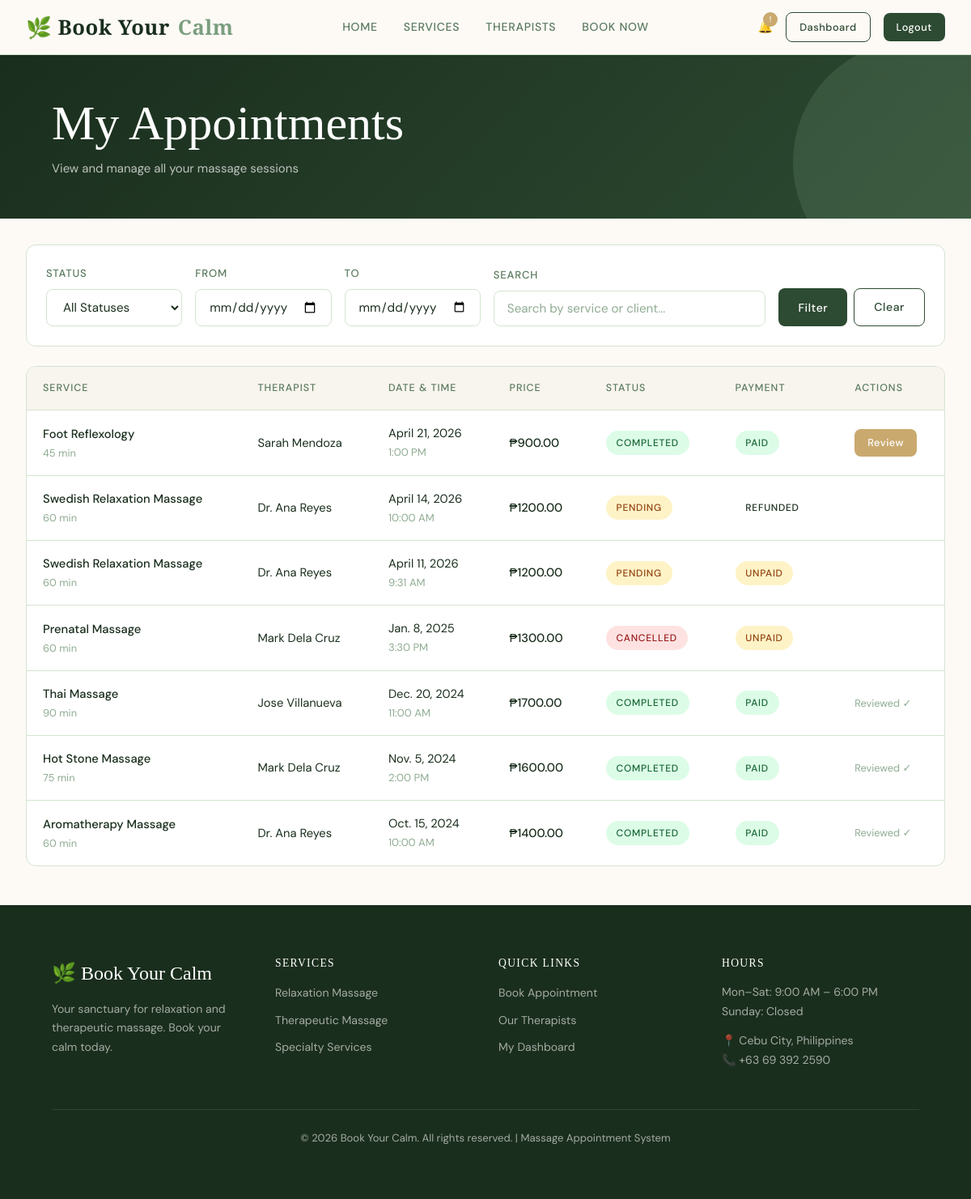
Screenshot of /my-appointments/ (signed in) with the database file from the repository.
### appointments/models.py (models this page shows, shortened)
class Appointment(models.Model):
    STATUS_CHOICES = [
        ('pending', 'Pending'),
        ('confirmed', 'Confirmed'),
        ('completed', 'Completed'),
        ('cancelled', 'Cancelled'),
    ]
    PAYMENT_STATUS = [
        ('unpaid', 'Unpaid'),
        ('paid', 'Paid'),
        ('refunded', 'Refunded'),
    ]
    client = models.ForeignKey(User, on_delete=models.CASCADE, related_name='appointments')
    service = models.ForeignKey(MassageService, on_delete=models.PROTECT)
    therapist = models.ForeignKey(Therapist, on_delete=models.SET_NULL, null=True, blank=True)
    appointment_date = models.DateField()
    appointment_time = models.TimeField()
    status = models.CharField(max_length=20, choices=STATUS_CHOICES, default='pending')
    payment_status = models.CharField(max_length=20, choices=PAYMENT_STATUS, default='unpaid')
    notes = models.TextField(blank=True, help_text="Special requests or medical notes")
    total_price = models.DecimalField(max_digits=8, decimal_places=2)
    created_at = models.DateTimeField(auto_now_add=True)
    updated_at = models.DateTimeField(auto_now=True)
    cancelled_reason = models.TextField(blank=True)
    class Meta:
        ordering = ['-appointment_date', '-appointment_time']

class MassageService(models.Model):
    CATEGORY_CHOICES = [
        ('relaxation', 'Relaxation'),
        ('therapeutic', 'Therapeutic'),
        ('specialty', 'Specialty'),
    ]
    name = models.CharField(max_length=100)
    description = models.TextField()
    duration_minutes = models.PositiveIntegerField()
    price = models.DecimalField(max_digits=8, decimal_places=2)
    category = models.CharField(max_length=20, choices=CATEGORY_CHOICES, default='relaxation')
    image = models.ImageField(upload_to='services/', null=True, blank=True)
    is_active = models.BooleanField(default=True)
    created_at = models.DateTimeField(auto_now_add=True)
    class Meta:
        ordering = ['category', 'name']

class Therapist(models.Model):
    user = models.OneToOneField(User, on_delete=models.CASCADE, null=True, blank=True)
    name = models.CharField(max_length=100)
    bio = models.TextField(blank=True)
    specializations = models.ManyToManyField(MassageService, blank=True)
    profile_picture = models.ImageField(upload_to='therapists/', null=True, blank=True)
    years_experience = models.PositiveIntegerField(default=0)
    is_available = models.BooleanField(default=True)
    rating = models.DecimalField(max_digits=3, decimal_places=2, default=5.00)
    class Meta:
        ordering = ['name']

### appointments/views.py (the view)
# urls.py: path('my-appointments/', views.my_appointments, name='my_appointments'),
@login_required
def my_appointments(request):
    filter_form = AppointmentFilterForm(request.GET)
    appointments = Appointment.objects.filter(client=request.user).select_related('service', 'therapist')
    if filter_form.is_valid():
        if filter_form.cleaned_data.get('status'):
            appointments = appointments.filter(status=filter_form.cleaned_data['status'])
        if filter_form.cleaned_data.get('date_from'):
            appointments = appointments.filter(appointment_date__gte=filter_form.cleaned_data['date_from'])
        if filter_form.cleaned_data.get('date_to'):
            appointments = appointments.filter(appointment_date__lte=filter_form.cleaned_data['date_to'])
        if filter_form.cleaned_data.get('search'):
            q = filter_form.cleaned_data['search']
            appointments = appointments.filter(service__name__icontains=q)
    paginator = Paginator(appointments, 8)
    page_obj = paginator.get_page(request.GET.get('page'))
    reviewed_ids = set(Review.objects.filter(client=request.user).values_list('appointment_id', flat=True))
    return render(request, 'appointments/my_appointments.html', {
        'page_obj': page_obj,
        'filter_form': filter_form,
        'reviewed_ids': reviewed_ids,
    })

### appointments/forms.py
class AppointmentFilterForm(forms.Form):
    STATUS_CHOICES = [('', 'All Statuses')] + list(Appointment.STATUS_CHOICES)
    status = forms.ChoiceField(choices=STATUS_CHOICES, required=False, widget=forms.Select(attrs={'class': 'form-control'}))
    date_from = forms.DateField(required=False, widget=forms.DateInput(attrs={'type': 'date', 'class': 'form-control'}))
    date_to = forms.DateField(required=False, widget=forms.DateInput(attrs={'type': 'date', 'class': 'form-control'}))
    search = forms.CharField(required=False, widget=forms.TextInput(attrs={'class': 'form-control', 'placeholder': 'Search by service or client...'}))

### appointments/context_processors.py (called while the page is built)
def today_date(request):
    return {'today': datetime.date.today()}

### templates/appointments/my_appointments.html (shortened to what this page needs)
{% extends 'appointments/base.html' %}
{% block content %}
<div class="page-header">
  <h1>My Appointments</h1>
  <p>View and manage all your massage sessions</p>
</div>
<div class="container" style="padding-top: 2rem; padding-bottom: 3rem;">
  <div class="card" style="margin-bottom: 1.5rem;">
    <div class="card-body">
      <form method="get" style="display:flex; gap:1rem; flex-wrap:wrap; align-items:end;">
        <div class="form-group" style="margin:0; flex:1; min-width:160px;">
          <label class="form-label">Status</label>
          {{ filter_form.status }}
        </div>
        <div class="form-group" style="margin:0; flex:1; min-width:160px;">
          <label class="form-label">From</label>
          {{ filter_form.date_from }}
        </div>
        <div class="form-group" style="margin:0; flex:1; min-width:160px;">
          <label class="form-label">To</label>
          {{ filter_form.date_to }}
        </div>
        <div class="form-group" style="margin:0; flex:2; min-width:200px;">
          <label class="form-label">Search</label>
          {{ filter_form.search }}
        </div>
        <div style="display:flex; gap:0.5rem;">
          <button type="submit" class="btn btn-primary">Filter</button>
          <a href="/my-appointments/" class="btn btn-outline">Clear</a>
        </div>
      </form>
    </div>
  </div>
  {% if page_obj.object_list %}
  <div class="table-container">
    <table>
      <thead>
        <tr>
          <th>Service</th>
          <th>Therapist</th>
          <th>Date & Time</th>
          <th>Price</th>
          <th>Status</th>
          <th>Payment</th>
          <th>Actions</th>
        </tr>
      </thead>
      <tbody>
        {% for appt in page_obj %}
        <tr>
          <td>
            <div style="font-weight:500;">{{ appt.service.name }}</div>
            <div style="font-size:0.8rem; color:var(--text-muted);">{{ appt.service.duration_minutes }} min</div>
          </td>
          <td>{{ appt.therapist.name|default:"Not assigned" }}</td>
          <td>
            <div>{{ appt.appointment_date }}</div>
            <div style="font-size:0.82rem; color:var(--text-muted);">{{ appt.appointment_time|time:"g:i A" }}</div>
          </td>
          <td style="font-weight:500;">₱{{ appt.total_price }}</td>
          <td><span class="badge badge-{{ appt.status }}">{{ appt.get_status_display }}</span></td>
          <td><span class="badge badge-{{ appt.payment_status }}">{{ appt.get_payment_status_display }}</span></td>
          <td>
            <div style="display:flex; gap:0.5rem; flex-wrap:wrap;">
              {% if appt.status == 'completed' and appt.pk not in reviewed_ids %}
              <a href="/appointments/{{ appt.pk }}/review/" class="btn btn-sm btn-gold">Review</a>
              {% endif %}
              {% if appt.status == 'completed' and appt.pk in reviewed_ids %}
              <span style="font-size:0.8rem; color:var(--text-muted);">Reviewed ✓</span>
              {% endif %}
            </div>
          </td>
        </tr>
        {% endfor %}
      </tbody>
    </table>
  </div>
  {% endif %}
</div>
{% endblock %}

### static/css/style.css (style rules this page uses)
:root { --sage: #7A9E7E; --sage-light: #B4CCAC; --sage-pale: #EBF2E8; --forest: #2D4A32; --forest-dark: #1A2E1D; --ivory: #F8F4EE; --ivory-dark: #EDE8DF; --gold: #C9A96E; --gold-light: #E8D5B0; --warm-white: #FDFAF6; --text-primary: #1A2E1D; --text-secondary: #5A7A5E; --text-muted: #8FAB92; --border: #D4E4D0; --shadow: rgba(45, 74, 50, 0.08); --shadow-md: rgba(45, 74, 50, 0.15); --radius: 12px; --radius-sm: 8px; --radius-lg: 20px; --transition: 0.25s ease; }
*, *::before, *::after { box-sizing: border-box; margin: 0; padding: 0; }
html { scroll-behavior: smooth; }
body { font-family: 'DM Sans', sans-serif; background-color: var(--warm-white); color: var(--text-primary); line-height: 1.7; font-size: 15px; }
h1, h2, h3, h4 { font-family: 'Cormorant Garamond', serif; font-weight: 400; line-height: 1.2; color: var(--forest-dark); }
h1 { font-size: clamp(2.4rem, 5vw, 4rem); }
a { color: var(--sage); text-decoration: none; transition: color var(--transition); }
.btn { display: inline-flex; align-items: center; justify-content: center; gap: 8px; padding: 0.65rem 1.5rem; border-radius: var(--radius-sm); font-family: 'DM Sans', sans-serif; font-size: 0.88rem; font-weight: 500; letter-spacing: 0.04em; cursor: pointer; transition: all var(--transition); border: none; text-decoration: none; }
.btn-primary { background: var(--forest); color: white; }
.btn-outline { background: transparent; color: var(--forest); border: 1.5px solid var(--forest); }
.btn-gold { background: var(--gold); color: white; }
.btn-sm { padding: 0.4rem 1rem; font-size: 0.8rem; }
.card { background: white; border-radius: var(--radius); border: 1px solid var(--border); overflow: hidden; transition: box-shadow var(--transition), transform var(--transition); }
.card-body { padding: 1.5rem; }
.form-group { margin-bottom: 1.25rem; }
.form-label { display: block; font-size: 0.82rem; font-weight: 500; text-transform: uppercase; letter-spacing: 0.06em; color: var(--text-secondary); margin-bottom: 0.5rem; }
.form-control { width: 100%; padding: 0.7rem 1rem; border: 1.5px solid var(--border); border-radius: var(--radius-sm); font-family: 'DM Sans', sans-serif; font-size: 0.95rem; color: var(--text-primary); background: white; transition: border-color var(--transition), box-shadow var(--transition); outline: none; }
.form-control::placeholder { color: var(--text-muted); }
select.form-control { cursor: pointer; }
.badge { display: inline-flex; align-items: center; padding: 0.3rem 0.8rem; border-radius: 100px; font-size: 0.75rem; font-weight: 500; text-transform: uppercase; letter-spacing: 0.06em; }
.badge-pending { background: #FEF3C7; color: #92400E; }
.badge-completed { background: #DCFCE7; color: #166534; }
.badge-cancelled { background: #FEE2E2; color: #991B1B; }
.badge-paid { background: #DCFCE7; color: #166534; }
.badge-unpaid { background: #FEF3C7; color: #92400E; }
.table-container { overflow-x: auto; border-radius: var(--radius); border: 1px solid var(--border); background: white; }
table { width: 100%; border-collapse: collapse; }
thead { background: var(--ivory); }
th { padding: 1rem 1.25rem; text-align: left; font-size: 0.78rem; font-weight: 500; text-transform: uppercase; letter-spacing: 0.08em; color: var(--text-secondary); border-bottom: 1px solid var(--border); }
td { padding: 1rem 1.25rem; border-bottom: 1px solid var(--border); color: var(--text-primary); font-size: 0.92rem; vertical-align: middle; }
tr:last-child td { border-bottom: none; }
.page-header { background: linear-gradient(135deg, var(--forest-dark), var(--forest)); padding: 3rem 4rem; color: white; position: relative; overflow: hidden; }
.page-header::after { content: ''; position: absolute; right: -80px; bottom: -80px; width: 300px; height: 300px; border-radius: 50%; background: rgba(122, 158, 126, 0.2); }
.page-header h1 { color: white; margin-bottom: 0.5rem; }
.page-header p { color: rgba(255,255,255,0.7); }
.container { max-width: 1280px; margin: 0 auto; padding: 0 2rem; }

### rows the page displays
Appointment: service.name "Foot Reflexology", service.duration_minutes "45", therapist.name "Sarah Mendoza", appointment_date "April 21, 2026", appointment_time "1:00 PM", total_price "900.00", status "COMPLETED", payment_status "PAID"
Appointment: service.name "Swedish Relaxation Massage", service.duration_minutes "60", therapist.name "Dr. Ana Reyes", appointment_date "April 14, 2026", appointment_time "10:00 AM", total_price "1200.00", status "PENDING", payment_status "REFUNDED"
Appointment: service.name "Swedish Relaxation Massage", service.duration_minutes "60", therapist.name "Dr. Ana Reyes", appointment_date "April 11, 2026", appointment_time "9:31 AM", total_price "1200.00", status "PENDING", payment_status "UNPAID"
Appointment: service.name "Prenatal Massage", service.duration_minutes "60", therapist.name "Mark Dela Cruz", appointment_date "Jan. 8, 2025", appointment_time "3:30 PM", total_price "1300.00", status "CANCELLED", payment_status "UNPAID"
Appointment: service.name "Thai Massage", service.duration_minutes "90", therapist.name "Jose Villanueva", appointment_date "Dec. 20, 2024", appointment_time "11:00 AM", total_price "1700.00", status "COMPLETED", payment_status "PAID", shows "Reviewed ✓"
Appointment: service.name "Hot Stone Massage", service.duration_minutes "75", therapist.name "Mark Dela Cruz", appointment_date "Nov. 5, 2024", appointment_time "2:00 PM", total_price "1600.00", status "COMPLETED", payment_status "PAID", shows "Reviewed ✓"
Appointment: service.name "Aromatherapy Massage", service.duration_minutes "60", therapist.name "Dr. Ana Reyes", appointment_date "Oct. 15, 2024", appointment_time "10:00 AM", total_price "1400.00", status "COMPLETED", payment_status "PAID", shows "Reviewed ✓"
